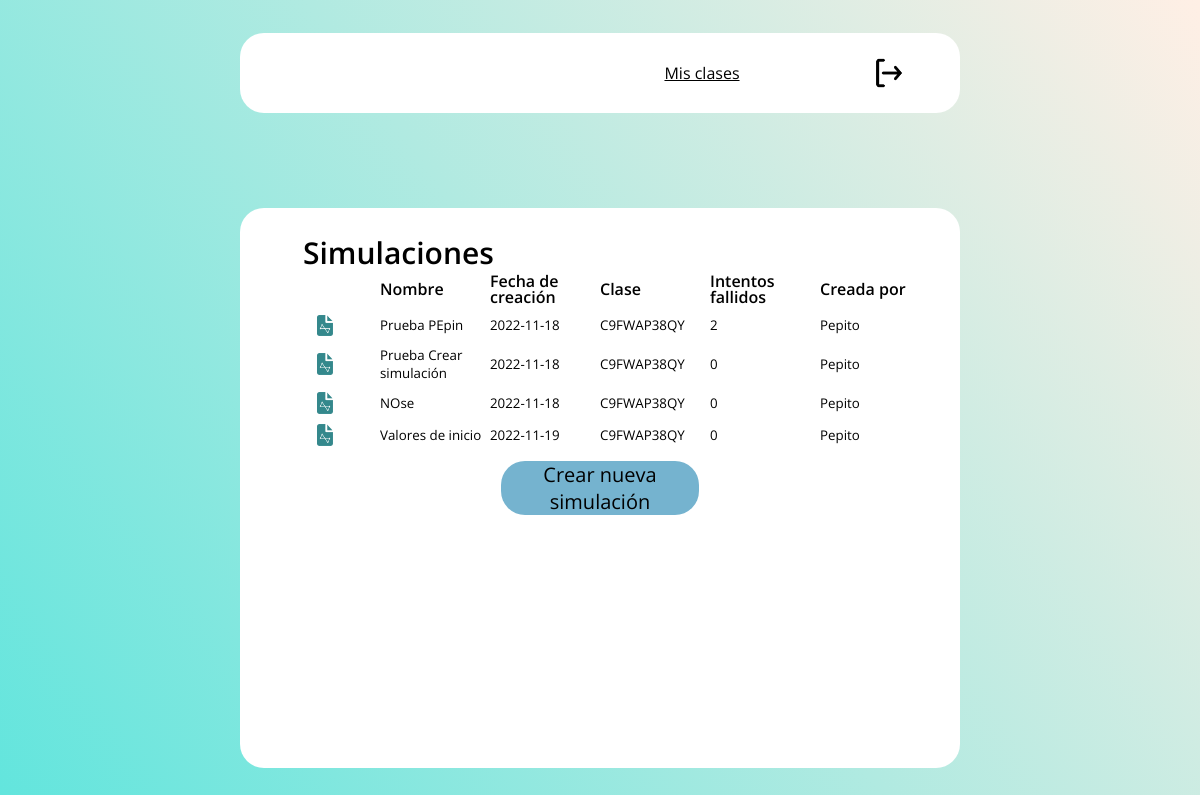
Page /simulaciones/index.php?id_alumno=5 on the committed database.
### tables this page shows
CREATE TABLE `simulaciones` (
  `id_simulacion` int(11) NOT NULL,
  `id_creador` int(11) NOT NULL,
  `id_clase` int(11) NOT NULL,
  `datos_iniciales` varchar(128) NOT NULL DEFAULT '53,90,135,120,220',
  `fecha_subida` date NOT NULL DEFAULT current_timestamp(),
  `nombre` varchar(254) NOT NULL DEFAULT 'Sin nombre',
  `intentos` int(11) NOT NULL DEFAULT 0
);

CREATE TABLE `clases` (
  `id_clase` int(11) NOT NULL,
  `id_profesor` int(11) NOT NULL,
  `codigo` varchar(64) NOT NULL
);

CREATE TABLE `usuarios` (
  `id_usuario` int(11) NOT NULL,
  `usuario` varchar(254) NOT NULL,
  `password` varchar(254) NOT NULL,
  `es_profesor` int(11) NOT NULL DEFAULT 0
);

### simulaciones/index.php (the view, shortened to what this page needs)
<?php session_start();
    require '../conexion.php';
    $id_usuario = $_SESSION['id_usuario'];
    $es_profesor = $_SESSION['es_profesor'];
    if(isset($_GET['id_alumno'])){
        $id_usuario = $_GET['id_alumno'];
        $es_profesor = false;
    }
    $clases_p = array();
    $simulaciones = array();
    if($es_profesor){
        $sql = "SELECT * FROM clases WHERE id_profesor = '$id_usuario'";
        $datos = mysqli_query($con, $sql);
        while($row = mysqli_fetch_assoc($datos)){
            $clase_act = $row['id_clase'];
            $clases_p[] = $row;
            $sql = "SELECT * FROM simulaciones WHERE id_clase = '$clase_act'";
            $resultado = mysqli_query($con, $sql);
            while($fila = mysqli_fetch_assoc($resultado)){
                $simulaciones[] = $fila;
            }
        }
    }else{
        $profesor = $_SESSION['profesor'];
        $clase = $_SESSION['clase'];
        $sql = "SELECT * FROM simulaciones WHERE id_creador = '$id_usuario' OR (id_creador = '$profesor' AND id_clase = '$clase');";
        $datos = mysqli_query($con, $sql);
        while($row = mysqli_fetch_assoc($datos)){
            $simulaciones[] = $row;
        }
    }
?>
<!DOCTYPE html>
<html lang="en">
<head>
    <link rel="stylesheet" href="../css/reset.css">
    <link rel="stylesheet" href="../css/styles.css">
</head>
<body style = "font-family: 'Open Sans', sans-serif;">
    <main>
        <header>
            <?php if($es_profesor || isset($_GET['id_alumno'])): ?>
                <a href="../clases" style = "color: #000">Mis clases</a>
            <?php endif; ?>
            <button type="button" onclick="salir()" id = "log_out"><img src="../img/Icono_salir.png" alt="Salir"></button>
        </header>
        <section>
            <h1>Simulaciones</h1>
            <article id="encabezados">
                <h3>Nombre</h3>
                <h3>Fecha de creación</h3>
                <h3>Clase</h3>
                <h3>Intentos fallidos</h3>
                <h3>Creada por</h3>
            </article>
            <form action="../simulador/" method="get" class = "n_form">
                <?php foreach($simulaciones as $iteracion => $fila): ?>
                    <button type="submit" value = "<?php echo $fila['id_simulacion']; ?>" class = "n_button" name = "id_simulacion">
                        <article>
                            <p class = "icono_a"><img src="../img/Icono_archivo.png" alt="Imagen archivo"></p>
                            <p><?php echo $fila['nombre']; ?></p>
                            <p><?php echo $fila['fecha_subida']; ?></p>
                            <?php
                                $clase_id = $fila['id_clase'];
                                $sql = "SELECT * FROM clases WHERE id_clase = '$clase_id'";
                                $datos_c = mysqli_query($con, $sql);
                                while($fila_c = mysqli_fetch_assoc($datos_c)){
                                    $clases = $fila_c;
                                }
                            ?>
                            <p><?php echo $clases['codigo']; ?></p>
                            <?php
                                $clase_id = $fila['id_creador'];
                                $sql = "SELECT * FROM usuarios WHERE id_usuario = '$clase_id'";
                                $datos_c = mysqli_query($con, $sql);
                                while($fila_c = mysqli_fetch_assoc($datos_c)){
                                    $clases = $fila_c;
                                }
                            ?>
                            <p><?php echo $fila['intentos']?></p>
                            <p id= "creada_por"><?php echo $clases['usuario'] . ($clases['es_profesor'] ? '<img src="../img/Icono_de_profesor.png" alt="Es profesor" id="es_profesor">' : '' ); ?></p>
                        </article>
                    </button>
                <?php endforeach; ?>
                <button type="button" class = "n_button" id = "nueva_simulacion" onclick="crear(false)">Crear nueva simulación</button>
            </form>
        </section>
    </main>
</body>
</html>

### css/styles.css (style rules this page uses)
* { font-family: 'Open Sans', sans-serif; color: #fff; }
body { background: rgb(98,229,221); background: linear-gradient(54deg, rgba(98,229,221,1) 0%, rgba(255,239,229,1) 100%); }
main { width: 100vw; min-height: 100vh; display: flex; justify-content: space-around; align-items: center; flex-direction: column; }
form { position: relative; padding: 20px; border-radius: 24px 24px 24px 24px; -moz-border-radius: 24px 24px 24px 24px; -webkit-border-radius: 24px 24px 24px 24px; background-color: #75B3CF; width: 25%; display: flex; justify-content: center; align-items: center; flex-direction: column; }
a { color: #fff; }
section { width: 60%; min-height: 70vh; display: flex; box-sizing: border-box; justify-content: top; align-items: center; flex-direction: column; background-color: #fff; border-radius: 24px 24px 24px 24px; -moz-border-radius: 24px 24px 24px 24px; -webkit-border-radius: 24px 24px 24px 24px; padding: 30px; color: #000; }
h3, p, h1, article { color: #000; box-sizing: border-box; margin-bottom: 5px; }
article, header { width: 100%; display: flex; align-items: center; justify-content: space-between; }
p, h3 { width: 16.6666%; text-align: left; }
p img { width: 15%; }
h1 { width: 90%; text-align: left; font-size: 30px; font-weight: 600; }
#encabezados { font-weight: 600; }
.icono_a { display: flex; align-items: center; justify-content: space-around; }
header { width: 60%; height: 10vh; background-color: #fff; border-radius: 24px 24px 24px 24px; -moz-border-radius: 24px 24px 24px 24px; -webkit-border-radius: 24px 24px 24px 24px; margin-bottom: 30px; box-sizing: border-box; padding: 20px; }
.n_button { background-color: rgba(0,0,0,0); width: 100%; height: auto; border: 0; padding: 0; display: flex; align-items: center; justify-content: space-between; cursor: pointer; color: #000; }
.n_form { padding: 0; margin: 0; border: 0; background-color: rgba(0,0,0,0); width: 100%; height: auto; }
#log_out { background-color: rgba(0,0,0,0); height: auto; border: 0; padding: 0; display: flex; align-items: center; justify-content: space-between; cursor: pointer; color: #000; width: 10%; }
#log_out img { width: 50%; }
#nueva_simulacion { justify-content: space-around; font-size: 20px; background-color: #75B3CF; width: 30%; margin: 5px; border-radius: 24px 24px 24px 24px; -moz-border-radius: 24px 24px 24px 24px; -webkit-border-radius: 24px 24px 24px 24px; }
#creada_por { display: flex; align-items: center; justify-content: flex-start; }

### rows in the picture
simulaciones: $fila['id_simulacion'] 5 (drawn), nombre "Prueba PEpin", fecha_subida "2022-11-18", id_clase.codigo "C9FWAP38QY", intentos "2", id_creador.usuario "Pepito"
simulaciones: $fila['id_simulacion'] 6 (drawn), nombre "Prueba Crear simulación", fecha_subida "2022-11-18", id_clase.codigo "C9FWAP38QY", intentos "0", id_creador.usuario "Pepito"
simulaciones: $fila['id_simulacion'] 7 (drawn), nombre "NOse", fecha_subida "2022-11-18", id_clase.codigo "C9FWAP38QY", intentos "0", id_creador.usuario "Pepito"
simulaciones: $fila['id_simulacion'] 9 (drawn), nombre "Valores de inicio", fecha_subida "2022-11-19", id_clase.codigo "C9FWAP38QY", intentos "0", id_creador.usuario "Pepito"
